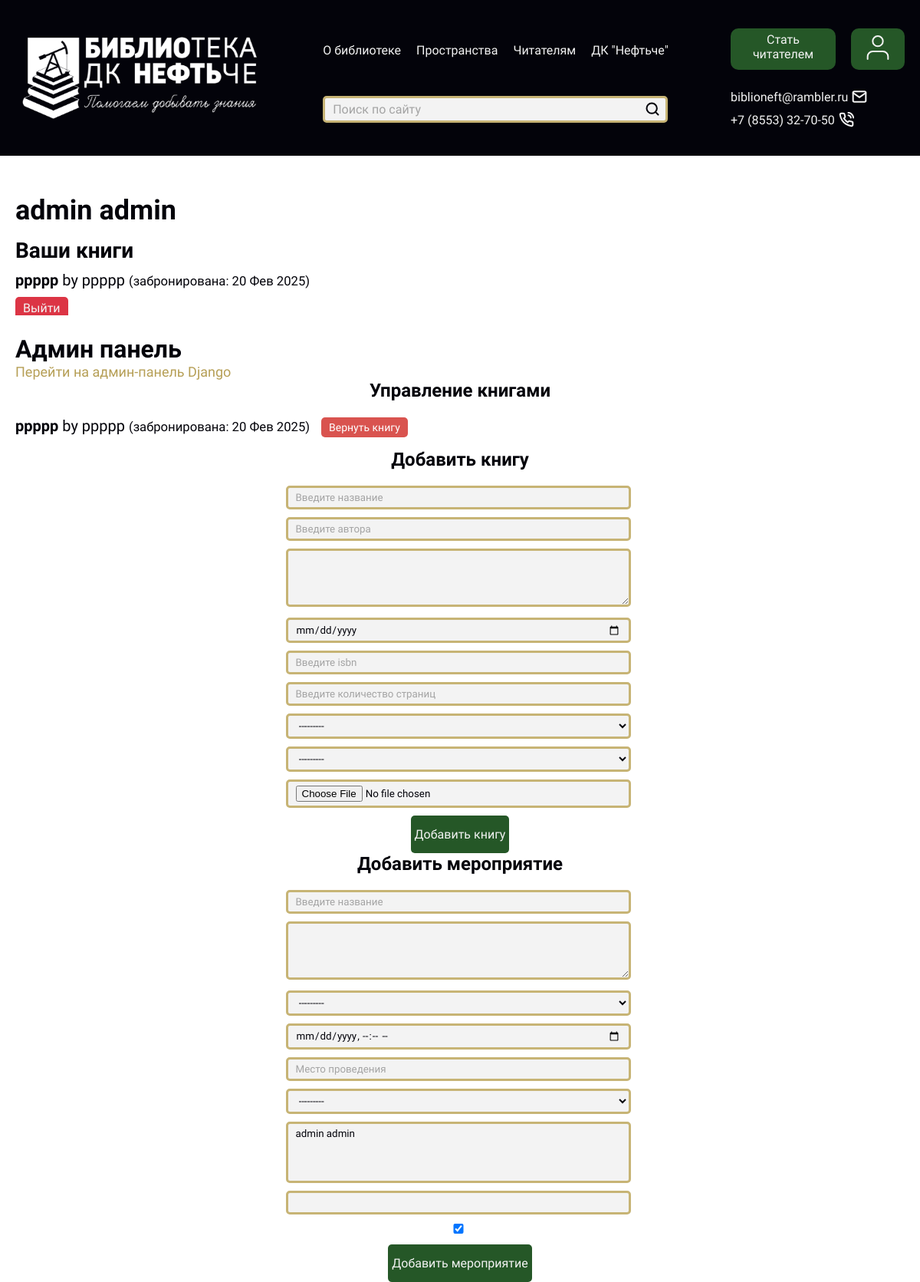
/profile/ (signed in), run on an earlier commit of the app's database.
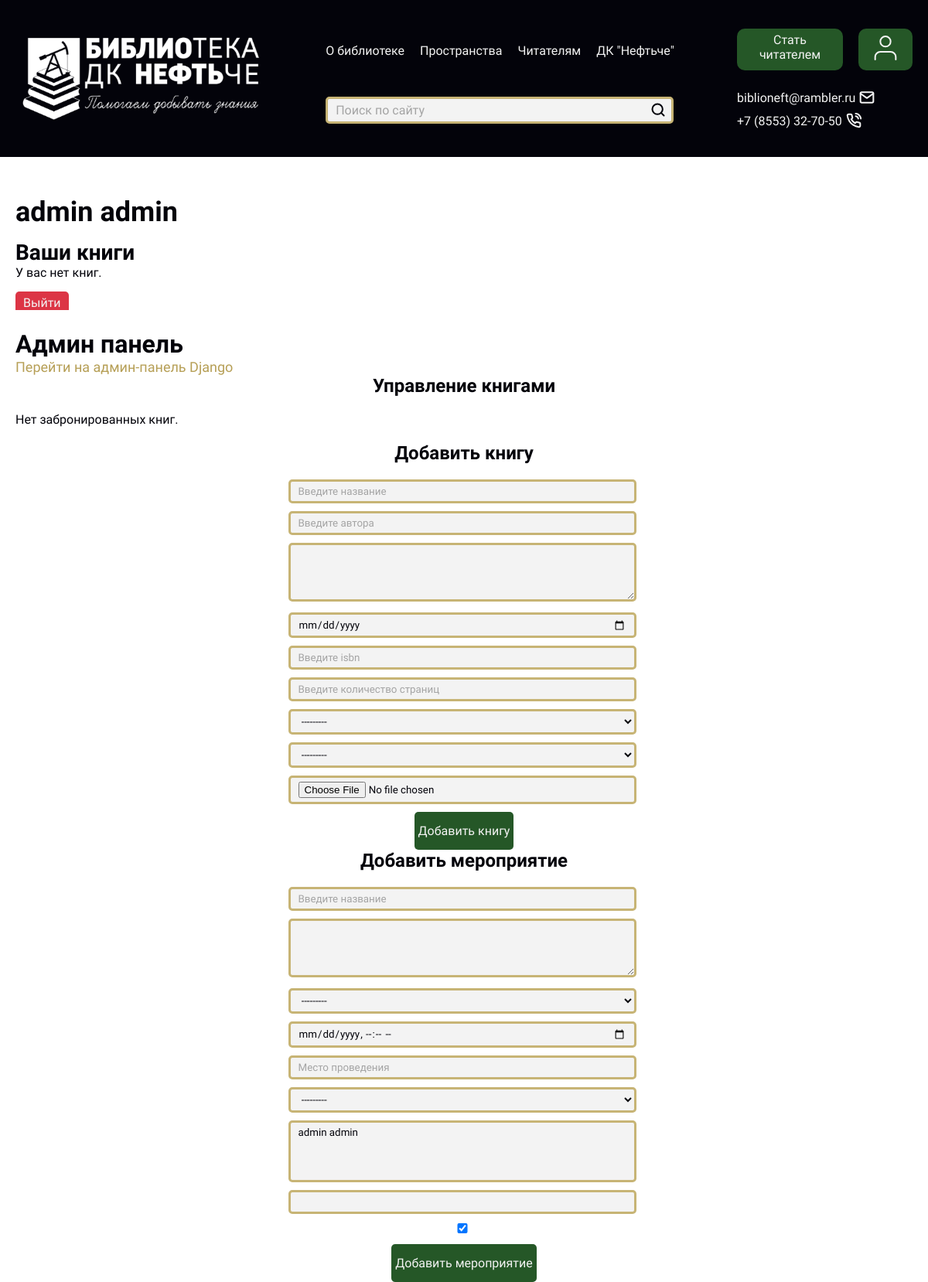
And on a later commit of the database.
### main/models.py (models this page shows, shortened)
class User(AbstractBaseUser):
    name = models.CharField(max_length=30)
    surname = models.CharField(max_length=100)
    lastname = models.CharField(max_length=100)
    date_of_birth = models.DateField()
    education = models.CharField(max_length=100)
    prof = models.CharField(max_length=100)
    study_work = models.CharField(max_length=100)
    phone = models.CharField(max_length=18, unique=True)
    passport = models.CharField(max_length=11, unique=True)
    given = models.CharField(max_length=100)
    is_staff = models.BooleanField(default=False)
    is_superuser = models.BooleanField(default=False)
    is_active = models.BooleanField(default=True)
    role = models.ForeignKey(
        Role,
        on_delete=models.SET_NULL,
        null=True,
        blank=True,
        verbose_name="Роль",
        related_name="users"
    )
    USERNAME_FIELD = 'phone'
    REQUIRED_FIELDS = ['name', 'surname', 'lastname', 'date_of_birth', 'education', 'prof', 'study_work', 'passport',
                       'given']
    objects = UserManager()
    def __str__(self):
        return f"{self.surname} {self.name}"

class BorrowedBook(models.Model):
    user = models.ForeignKey(
        User,
        on_delete=models.CASCADE,  # Если пользователь удаляется, книги остаются
        verbose_name="Пользователь",
        related_name="borrowed_books_user"
    )
    book = models.ForeignKey(
        Book,
        on_delete=models.CASCADE,  # Удалять запись о заимствовании, если книга удалена
        verbose_name="Книга",
        related_name="borrowed_books_book"
    )
    borrowed_date = models.DateTimeField(default=timezone.now, verbose_name="Дата взятия")
    returned_date = models.DateTimeField(null=True, blank=True, verbose_name="Дата возврата")
    is_returned = models.BooleanField(default=False, verbose_name="Возвращена")
    class Meta:
        verbose_name = "Взятая книга"
        verbose_name_plural = "Взятые книги"

class Book(models.Model):
    title = models.CharField(max_length=200, verbose_name="Название книги")
    author = models.CharField(max_length=100, verbose_name="Автор")
    description = models.TextField(verbose_name="Описание", blank=True, null=True)
    published_date = models.DateField(verbose_name="Дата написания")
    isbn = models.CharField(max_length=13, unique=True, verbose_name="ISBN")
    pages = models.PositiveIntegerField(verbose_name="Количество страниц", validators=[MinValueValidator(1)])
    borrowed_by = models.ForeignKey(
        User,
        on_delete=models.SET_NULL,
        null=True,
        blank=True,
        verbose_name="Взято на чтение",
        related_name="borrowed_books_by"
    )
    added_by = models.ForeignKey(
        User,
        on_delete=models.SET_NULL,
        null=True,
        blank=True,
        verbose_name="Добавлено пользователем",
        related_name="added_books"
    )
    created_at = models.DateTimeField(auto_now_add=True, verbose_name="Дата создания")
    updated_at = models.DateTimeField(auto_now=True, verbose_name="Дата обновления")
    image_book = models.ImageField(upload_to='book/', blank=True, null=True)
    class Meta:
        verbose_name = "Книга"
        verbose_name_plural = "Книги"

### main/views.py (the view)
# urls.py: path("profile/", views.profile_view, name="profile"),
@login_required
def profile_view(request):
    book_form = BookForm()
    event_form = EventForm()
    borrowed_books = Book.objects.filter(borrowed_by=request.user)
    reserved_books = BorrowedBook.objects.filter(user=request.user, is_returned=False)
    return render(request, "auth/profile.html", {
        "user": request.user,
        "form": book_form,
        "event_form": event_form,
        "borrowed_books": borrowed_books,
        "reserved_books": reserved_books,
    })

### main/forms.py
class EventForm(forms.ModelForm):
    class Meta:
        model = Event
        fields = [
            'title',
            'description',
            'event_type',
            'start_date',
            'location',
            'organizer',
            'participants',
            'max_participants',
            'is_active',
        ]
        widgets = {
            'start_date': forms.DateTimeInput(attrs={'type': 'datetime-local'}),
            'description': forms.Textarea(attrs={'rows': 4}),
            'title': forms.TextInput(attrs={'placeholder': 'Введите название'}),
            'location': forms.TextInput(attrs={'placeholder': 'Место проведения'})
        }
        labels = {
            'title': 'Название мероприятия',
            'description': 'Описание',
            'event_type': 'Тип мероприятия',
            'start_date': 'Дата и время начала',
            'location': 'Место проведения',
            'organizer': 'Организатор',
            'participants': 'Участники',
            'max_participants': 'Максимальное количество участников',
            'is_active': 'Активно',
        }

### main/templates/auth/profile.html (shortened to what this page needs)
{% extends 'base.html' %}
{% block content %}
<div class="container">
    <p class="name">{{ user.name }} {{ user.surname }}</p>
    <h2 class="reserved_books">Ваши книги</h2>
    {% if reserved_books %}
        <ul class="reserved_books_list">
            {% for reservation in reserved_books %}
                <li class="reserved_book">
                    <strong>{{ reservation.book.title }}</strong> by {{ reservation.book.author }}
                    <small>(забронирована: {{ reservation.borrowed_date|date:"d M Y" }})</small>
                </li>
            {% endfor %}
        </ul>
    {% else %}
        <p class="no_books">У вас нет книг.</p>
    {% endif %}
    <a class="logout_btn" href="{% url 'logout' %}">Выйти</a>
</div>
{% if user.is_superuser %}
<div class="container">
    <h1 class="page_title">Админ панель</h1>
    <a class="django_link" href="/admin">Перейти на админ-панель Django</a>
    <h2 class="form_title">Управление книгами</h2>
    {% if reserved_books %}
        <ul class="reserved_books_list">
            {% for reservation in reserved_books %}
                <li class="reserved_book">
                    <strong>{{ reservation.book.title }}</strong> by {{ reservation.book.author }}
                    <small>(забронирована: {{ reservation.borrowed_date|date:"d M Y" }})</small>
                    <form method="post" action="{% url 'return_book' reservation.id %}" style="display:inline;">
                        <button class="return_btn" type="submit">Вернуть книгу</button>
                    </form>
                </li>
            {% endfor %}
        </ul>
    {% else %}
        <p class="no_books">Нет забронированных книг.</p>
    {% endif %}
    <h2 class="form_title">Добавить книгу</h2>
    <form method="post" action="{% url 'add_book' %}">
        {{ form.as_p }}
        <button class="reg_btn" type="submit">Добавить книгу</button>
    </form>
    <h2 class="form_title">Добавить мероприятие</h2>
    <form method="post" action="{% url 'add_event' %}">
        {{ event_form.as_p }}
        <button class="reg_btn" type="submit">Добавить мероприятие</button>
    </form>
</div>
{% endif %}
{% endblock %}

### main/templates/base.html (shortened to what this page needs)
{% load static %}
<!doctype html>
<html lang="en">
<head>
    <link rel="stylesheet" href="https://cdnjs.cloudflare.com/ajax/libs/font-awesome/6.0.0/css/all.min.css">
    <link rel="stylesheet" href="https://cdn.jsdelivr.net/npm/swiper@11/swiper-bundle.min.css" />
    <link rel="stylesheet" href="{% static 'style.css' %}">
</head>
<body>
  <header class = "header">
    <div class="container wrapper">
      <div class="logo">
        <a href = "{% url 'home' %}"><img src="{% static 'images/white-logo.svg' %}" alt="logo"></a>
      </div>
        <nav class="nav">
            <ul class="menu">
            <li class="dropdown">
            <a href="#" class="dropbtn">О библиотеке</a>
            </li>
            <li class="dropdown">
            <a href="#" class="dropbtn">Пространства</a>
            </li>
            <li class="dropdown">
            <a href="#" class="dropbtn">Читателям</a>
            </li>
            <li><a class="dropbtn" href="https://neftche.ru">ДК "Нефтьче"</a></li>
        </ul>
        <div class="search">
            <div class="search-bar">
                <form action="{% url 'search' %}" method="get">
                    <input type="text" name="q" placeholder="Поиск по сайту">
                    <button class="" type="submit">
                    <img src="{% static 'images/search.svg' %}" alt="search-icon">
                    </button>
                </form>
            </div>
        </div>
        </nav>
        <div class="reg">
            <div class="reg-group">
                <a class="chit" href="#">Стать читателем</a>
                {% if request.user.is_authenticated %}
                    <a class="user" href="{% url 'profile' %}"><img src="{% static 'images/user.svg' %}" alt=""></a>
                {% else %}
                    <a class="user" href="{% url 'registration' %}"><img src="{% static 'images/user.svg' %}" alt=""></a>
                {% endif %}
            </div>
            <div class="contacts">
                <a href="#">biblioneft@rambler.ru <img src="{% static 'images/mail.svg' %}" alt=""></a>
                <a href="#">+7 (8553) 32-70-50 <img src="{% static 'images/phone-call.svg' %}" alt=""></a>
            </div>
        </div>
    </div>
  </header>
  <main>
      {% block content %}
      {% endblock %}
  </main>
</body>
</html>

### main/static/style.css (style rules this page uses)
* { box-sizing: border-box; margin: 0; padding: 0; font-family: Unbounded; color: #03030A; scroll-behavior: smooth; }
.container { overflow: hidden; max-width: 1760px; padding: 0 20px; margin: 0 auto; }
.wrapper { display: flex; justify-content: space-between; align-items: center; }
a { text-decoration: none; }
.header { background-color: #03030A; }
.logo { padding-top: 30px; padding-bottom: 30px; }
.nav { display: flex; flex-direction: column; gap: 50px; z-index: 9999999999; overflow: visible; }
.menu { list-style-type: none; display: flex; gap: 20px; z-index: 9999999999; overflow: visible; }
.dropdown { position: relative; }
.dropbtn { color: #F3F3F3; text-decoration: none; cursor: pointer; transition: .3s; }
.search-bar { width: 450px; }
.search-bar input { width: 450px; border: #C7B475 3px solid; border-radius: 5px; background: #F3F3F3; font-size: 16px; position: absolute; outline: none; padding: 5px 10px; }
.search-bar button { position: relative; max-width: 20px; outline: none; border: none; background: none; left: 420px; top: 7px; }
.search-bar input::placeholder { color: #A4A4A4; font-size: 16px; }
.reg-group { display: flex; gap: 20px; padding-bottom: 25px; }
.reg-group a { background: #255727; padding: 5px 15px; border-radius: 10px; display: block; color: #F3F3F3; }
.reg-group .chit { width: 137px; text-align: center; color: #F3F3F3; }
.reg-group .user { width: 70px; }
.contacts { display: flex; flex-direction: column; gap: 10px; }
.contacts a { color: #F3F3F3; display: flex; gap: 5px; align-items: center; }
form { display: flex; flex-direction: column; margin: 0 auto; max-width: 455px; gap: 10px; }
form input, form textarea, form select { border: 3px solid #C7B475; background: #f3f3f3; outline: none; border-radius: 5px; padding: 5px 10px; width: 450px; }
form input::placeholder { color: #A4A4A4; }
.reg_btn { align-self: center; padding: 15px 5px; max-width: 220px; border: none; border-radius: 5px; background: #255727; color: #F3F3F3; font-size: 16px; }
.page_title { padding-top: 25px; }
.events_link, .django_link { color: #B69F56; font-size: 18px; font-weight: 500; }
.name { font-size: 36px; font-weight: 700; padding-top: 50px; padding-bottom: 15px; }
.logout_btn, .return_btn { color: #F3F3F3; background: #dc3545; padding: 5px 10px; border-radius: 5px; }
.form_title { text-align: center; margin-bottom: 20px; }
.reserved_books { font-size: 28px; }
.no_books { margin-bottom: 20px; }

What changed in the data, as far as the page shows it:
removed BorrowedBook: book "ррррр", book.author "ррррр", borrowed_date "20 Фев 2025"
Also different on the page:
text now shown: "У вас нет книг. Нет забронированных книг."
